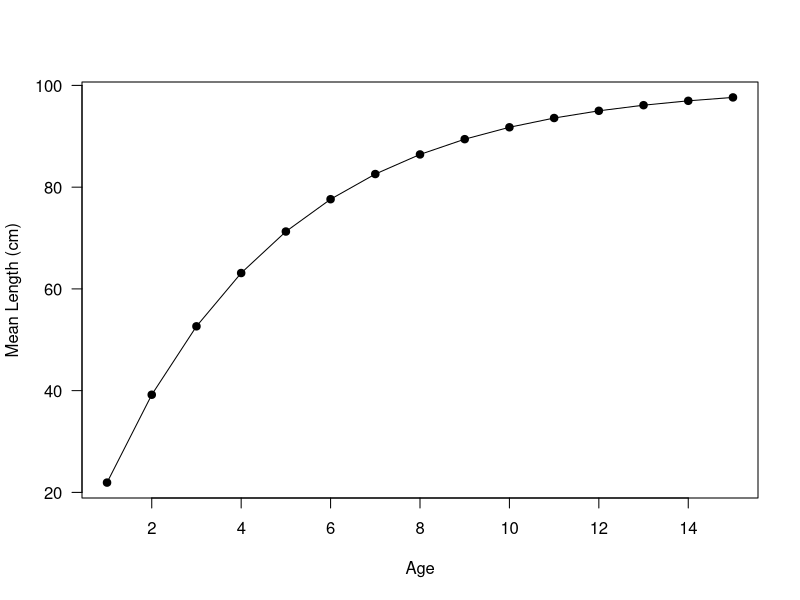
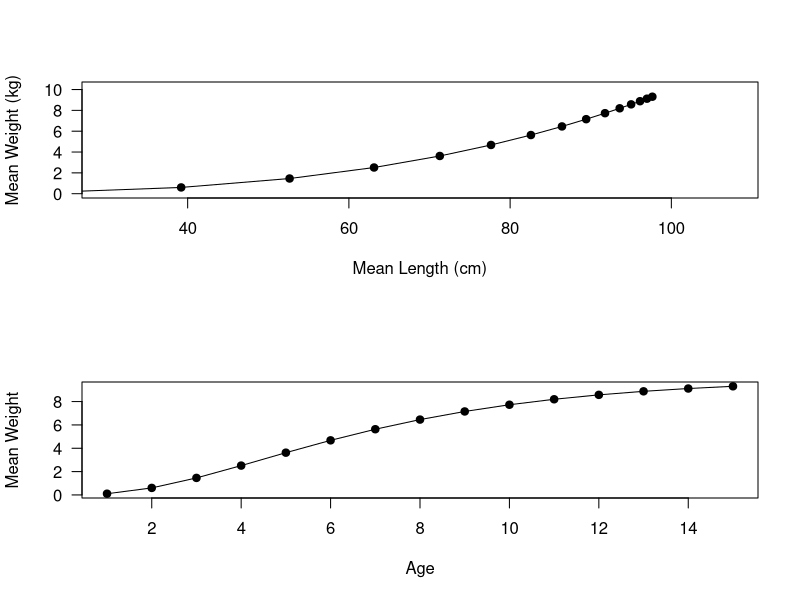
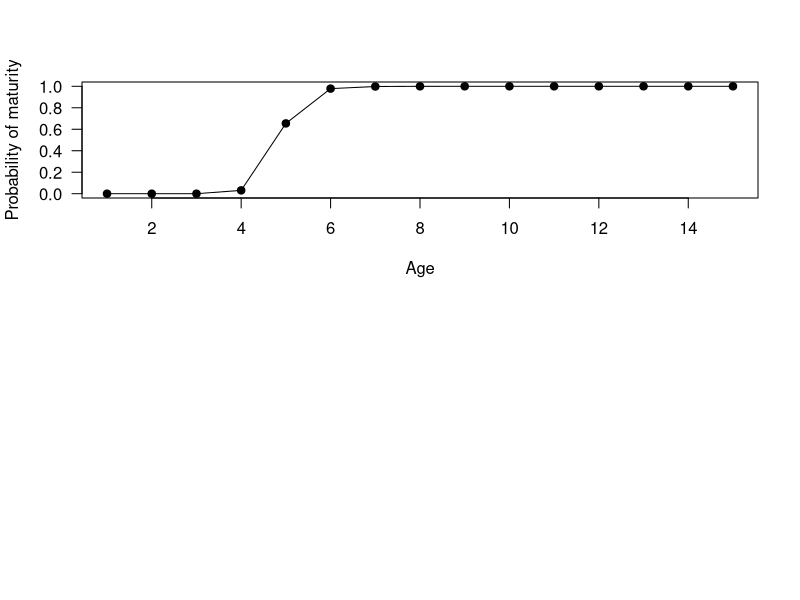
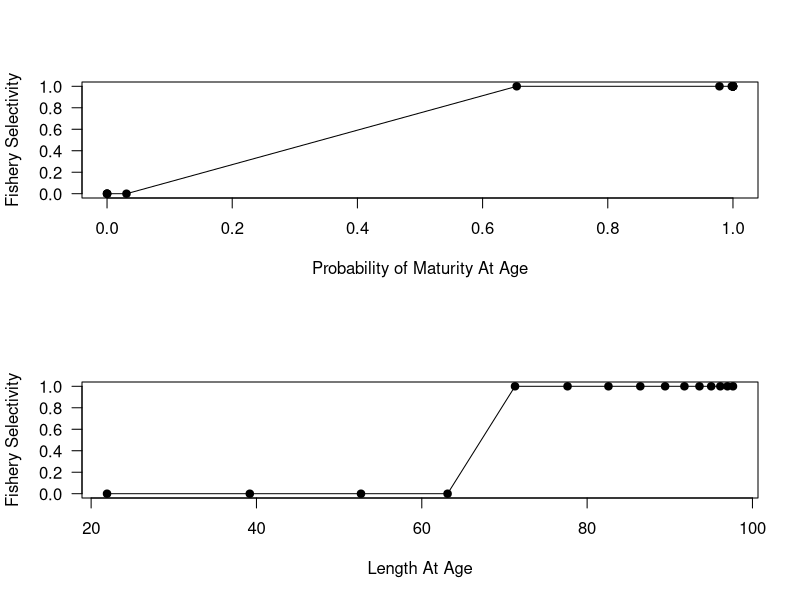
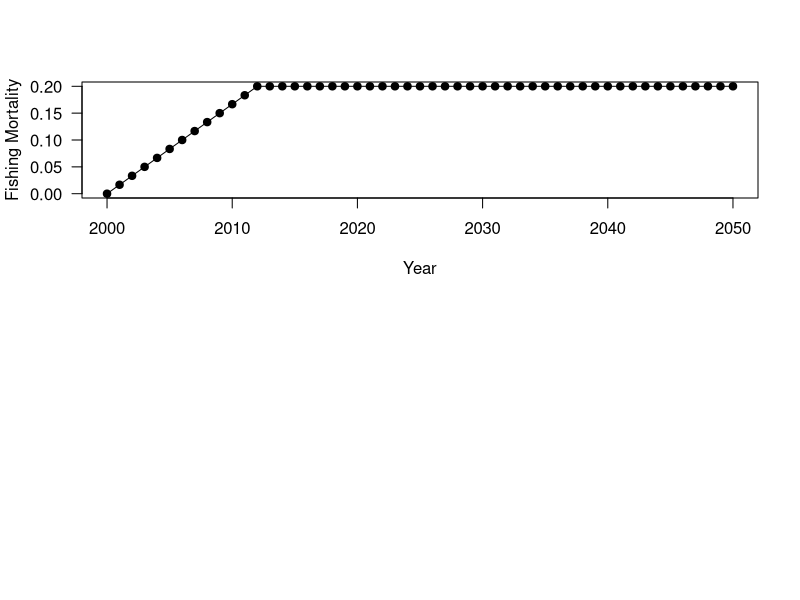
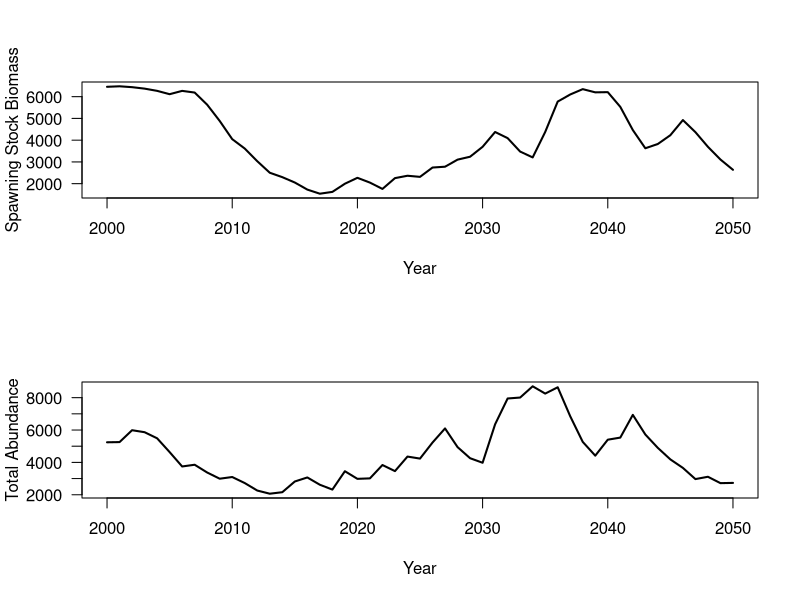
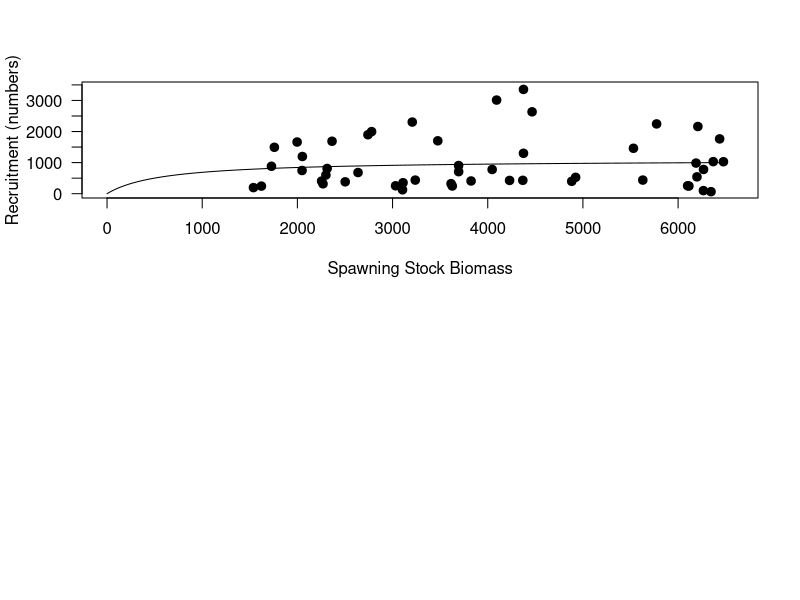
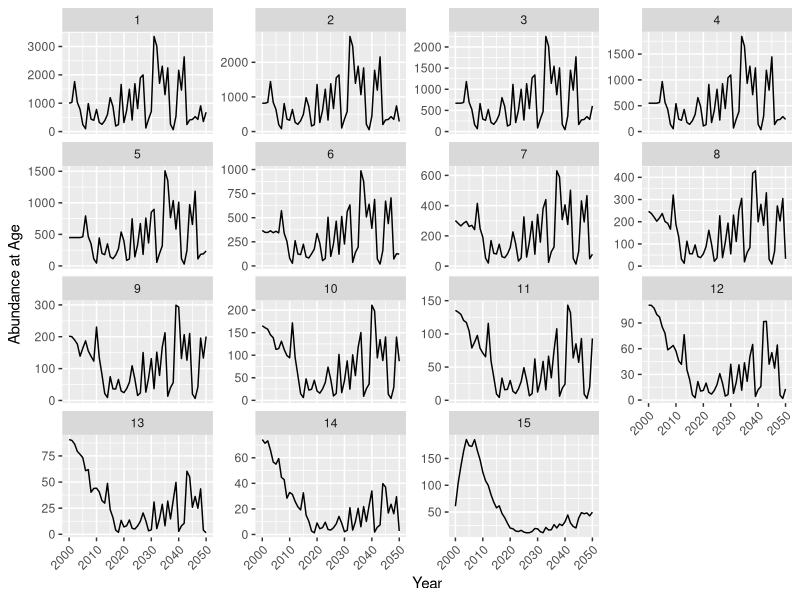

These charts were generated, in order, by the following R code:
## ---- chunk 1
knitr::opts_chunk$set(echo = TRUE)
## ---- chunk 2
yrs<-seq(from=2000, to=2050)
nyears<-length(yrs)
## ---- chunk 3
nages<-15
linf<-100
laa<-rep(NA, nages)
for(i in 1:15){
laa[i]<-linf*(1-exp(-0.25*(i-0.01)))
}

plot(laa~seq(from=1, to=nages, by=1), pch=19, xlab="Age", ylab="Mean Length (cm)", las=1)
lines(laa~seq(from=1, to=nages, by=1))
## ---- chunk 4

waa<-rep(NA, nages)
b<-3
for(i in 1:15){
  waa[i]<-(0.001*laa[i]^b)/100
  }

par(mfrow=c(2,1))
plot(waa~laa, pch=19, xlab="Mean Length (cm)", ylab="Mean Weight (kg)", las=1, xlim=c(30,max(laa)+10), ylim=c(0,max(waa)+1))
lines(waa~laa)
plot(waa~seq(from=1, to=nages, by=1), pch=19, xlab="Age", ylab="Mean Weight", las=1)
lines(waa~seq(from=1, to=nages, by=1))
## ---- chunk 5
l50<-70
maa<-rep(NA, nages)
for(i in 1:15){
  maa[i]<-1/(1+exp(-0.5*(laa[i]-l50)))
}
plot(maa~seq(from=1, to=nages, by=1), pch=19, xlab="Age", ylab="Probability of maturity", las=1)
lines(maa~seq(from=1, to=nages, by=1))
## ---- chunk 6
M<-matrix(0.2, nyears,nages)
## ---- chunk 7
N<-matrix(NA, nyears,nages)
log_N<-matrix(NA, nyears,nages)
B<-matrix(NA, nyears,nages)
F<-matrix(NA, nyears,nages)
Z<-matrix(NA, nyears,nages)
R<-rep(NA, nyears)
log_R<-rep(NA, nyears)
SSB<-rep(NA, nyears)
## ---- chunk 8
Fsel<-ifelse(maa<0.5, 0,1)
par(mfrow=c(2,1))
plot(Fsel~maa,pch=19, xlab="Probability of Maturity At Age", ylab="Fishery Selectivity", las=1)
lines(Fsel~maa)
plot(Fsel~laa,pch=19, xlab="Length At Age", ylab="Fishery Selectivity", las=1)
lines(Fsel~laa)
## ---- chunk 9
Ftrend<-rep(NA, nyears)
incF<-round(nyears*0.25,0)
Ftrend[1:incF]<-seq(from=0, to=0.2, length=incF)
Ftrend[(incF+1):nyears]<-0.2

plot(Ftrend~yrs,pch=19, xlab="Year", ylab="Fishing Mortality", las=1)
lines(Ftrend~yrs)
## ---- chunk 10

R0 <- 1000
N[1,1] <- R0
for(a in 2:nages){
  N[1,a] <- N[1,a-1] * exp(-0.2)
}

alpha<-10000
beta<-0.005

log_N[1,]<-log(N[1,])
B[1,]<-N[1,]*waa
SSB[1]<-sum(B[1,]*0.5*maa)


for(i in 1:nyears){
  F[i,] <- Ftrend[i]*Fsel
}

for(y in 1:nyears){
  for(a in 1:nages){
    if(Fsel[a]>0){
      F[y,a]<-abs(F[y,a]+rnorm(1,0,0.05))
    } 
  }
}

SSB0 <- sum(N[1,] * waa * maa * 0.5)
h <- 0.75

bev_holt <- function(SSB, R0, SSB0, h) {
  (4 * h * R0 * SSB) /
    (SSB0 * (1 - h) + SSB * (5 * h - 1))
}

sigma_R <- 0.7

for(y in 2:nyears){
  R[y] <- bev_holt(SSB[y-1], R0, SSB0, h) *
    exp(rnorm(1, -0.5 * sigma_R^2, sigma_R))
  N[y,1]<-R[y]
  B[y,1]<-N[y,1] * waa[1]
  
  for(a in 2:nages){
    N[y,a]<-N[y-1,a-1]*exp(-(M[y-1,a-1]+F[y-1,a-1]))
  }
  N[y,nages] <- N[y-1,nages-1] * exp(-(M[y-1,nages-1] + F[y-1,nages-1])) +
    N[y-1,nages]   * exp(-(M[y-1,nages]   + F[y-1,nages]))
  
  for(a in 2:nages){
  B[y,a]<-N[y,a] * waa[a]
  }
  
  SSB[y]<-sum(B[y,]*maa*0.5)
}
## ---- chunk 11
par(mfrow=c(2,1))
plot(SSB~yrs, type="l", xlab="Year", ylab="Spawning Stock Biomass", las=1, lwd=2)
plot(rowSums(N)~yrs, type="l", xlab="Year", ylab="Total Abundance", las=1, lwd=2)
## ---- chunk 12
sim_ssb<-seq(from=0, to=max(SSB), by=1)

plot(R~SSB, xlab="Spawning Stock Biomass", ylab="Recruitment (numbers)", las=1, lwd=2, pch=19, xlim=c(0,max(SSB)+100),
     ylim=c(0, max(R[2:nyears])+100))
lines(sim_ssb,   (4 * h * R0 * sim_ssb) /
    (SSB0 * (1 - h) + sim_ssb * (5 * h - 1)))
## ---- chunk 13
library(ggplot2)
N_df<-data.frame(N=c(N),year=rep(yrs, 15), age=(rep(seq(from=1, to=15), each=51)))

ggplot(data=N_df, aes(x=year, y=N))+xlab("Year")+ylab("Abundance at Age")+
  geom_line()+
  facet_wrap(~age, scales = "free_y")+
  theme(axis.text.x = element_text(angle = 45, hjust=1))
## ---- chunk 14
cohort_df<-N_df

cohort_df$cohort<-cohort_df$year-cohort_df$age

sub_cohort_df<-subset(cohort_df, cohort>1995 & cohort<2020)

ggplot(data=sub_cohort_df, aes(x=year, y=N))+
  geom_line()+xlab("Cohort")+ylab("Abundance")+
  facet_wrap(~cohort, scales = "free")+
  theme(axis.text.x = element_text(angle = 45, hjust=1))

## ---- chunk 15
N_df<-data.frame(N=c(N),year=rep(yrs, 15), age=(rep(seq(from=1, to=15), each=51)))

library(ggridges)

sub_N_df<-subset(N_df, year>2025)

ggplot(data=sub_N_df, aes(x=age, y=year, height=N, group=year, fill=year))+
geom_ridgeline(stat="identity", scale=0.005)+xlab("Age")+ylab("Year")
